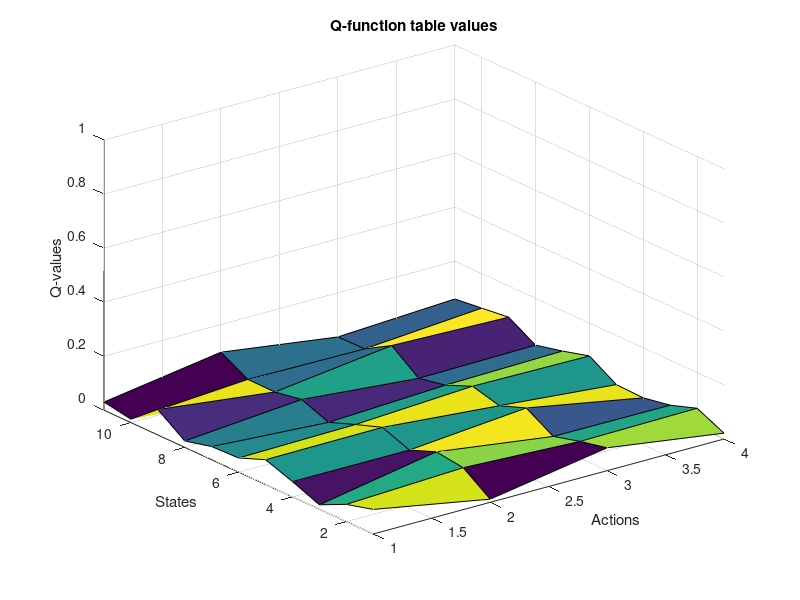

Recreate this plot in MATLAB. (Note: this script raises an error after producing the figure.)
function initQ
%INITQ Summary of this function goes here
%   Detailed explanation goes here

qTable = 0.01 + (0.1-0.01)*rand(11,4);

figure
surf(qTable)
title('Q-function table values')
xlabel('Actions')
ylabel('States')
zlabel('Q-values')
%axis = [xmin,xmax,ymin,ymax,zmin,zmax]
axis([1,4,1,11,0,1])

eGreedyActionSelection(qTable,1);

end
